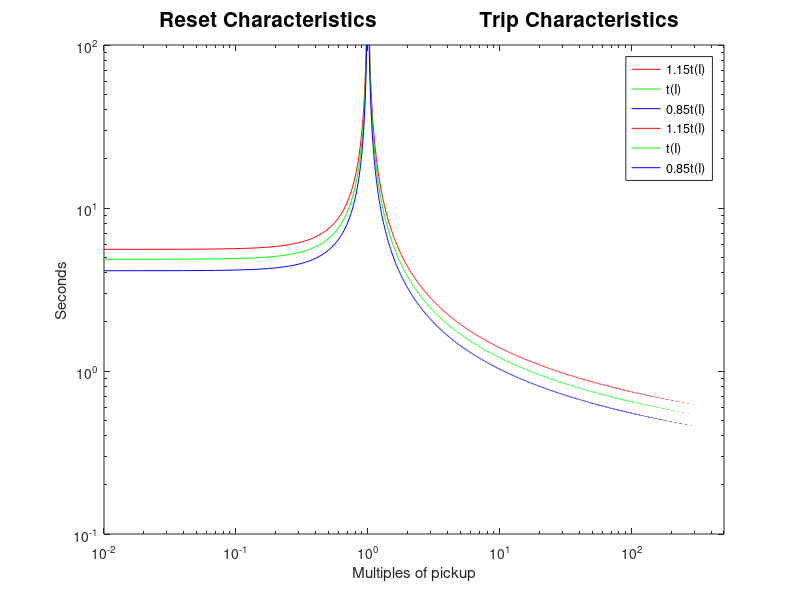

MATLAB code for this plot:
% OCR_curve.m
a=0.0515
b=0.1140
p=0.02000
tr=4.85
fid1=fopen('reset.out','w');
for m=0:0.01:0.99;
    t2=tr/abs(m.^2-1);
    cb3=1.15.*t2;
    cb4=0.85.*t2;
          fprintf(fid1,'%f %f %f %f \n',m,t2,cb3,cb4);
end
fclose(fid1);

fid2=fopen('trip.out','w');
for n=1.01:0.01:500;
    t1=(a./(n.^p-1))+b;
    cb1=1.15.*t1;
    cb2=0.85.*t1;
    fprintf(fid1,'%f %f %f %f \n',n,t1,cb1,cb2);
end
fclose(fid2);

fid3=fopen('reset.out','r');
R=fscanf(fid3,'%f %f %f %f',[4,100]);
fclose(fid3);

fid4=fopen('trip.out','r');
T=fscanf(fid4,'%f %f %f %f',[4,49900]);
fclose(fid4);

loglog(R(1,:),R(3,:),'-r',R(1,:),R(2,:),'-g',R(1,:),R(4,:),'-b',T(1,:),T(3,:),'-r',T(1,:),T(2,:),'-g',T(1,:),T(4,:),'-b');
axis([0.01 500 0.1 100]);
xlabel('Multiples of pickup');
ylabel('Seconds');
title('  Reset Characteristics                 Trip Characteristics','fontsize',15);
legend('1.15t(I)','t(I)','0.85t(I)','1.15t(I)','t(I)','0.85t(I)');